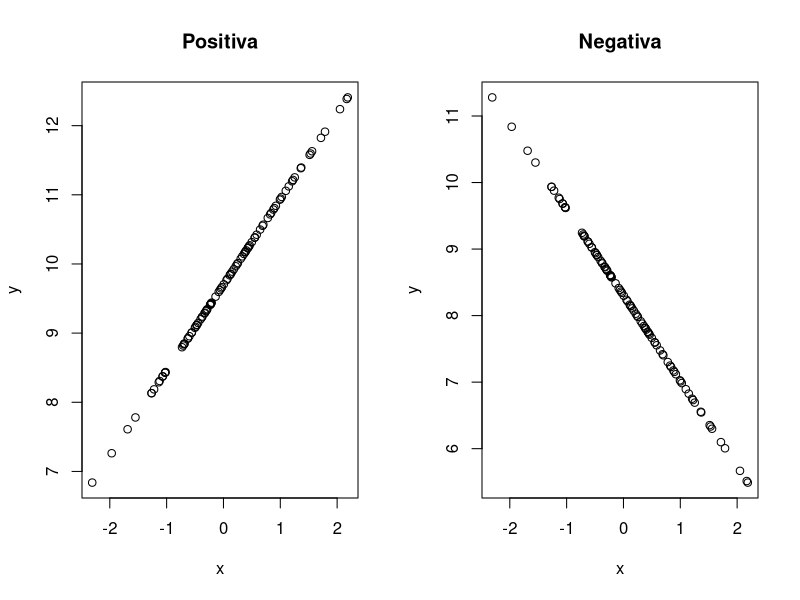
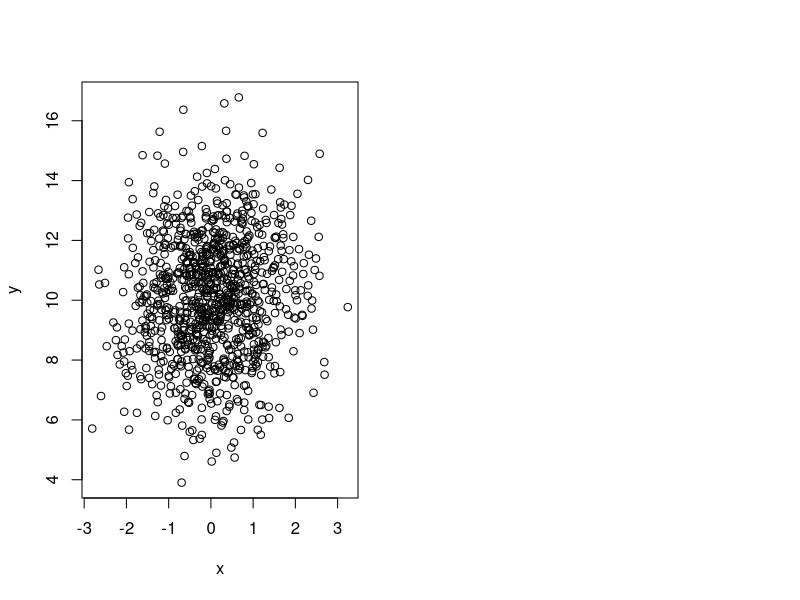

R code for these plots, in order:
## ---- chunk 1
knitr::opts_chunk$set(echo = TRUE)
## ---- chunk 2
knitr::include_graphics("https://upload.wikimedia.org/wikipedia/commons/0/02/Correlation_examples.png")
## ---- chunk 3
set.seed(123)
x <- rnorm(100)
y <- x * runif(1, 1, 2) + runif(1, 2, 10)
set.seed(123)
y2 <- -x * runif(1, 1, 2) + runif(1, 2, 10)

par(mfrow = c(1,2))
plot(x, y, main = "Positiva"); plot(x, y2, ylab = "y", main = "Negativa")
## ---- chunk 4
set.seed(123)
x <- rnorm(1000)
y <- rnorm(1000, 10, 2)
plot(x,y)
## ---- chunk 5
set.seed(123)
x <- rnorm(1000)
y1 <- x * sample(c(-1, 1), 1) + rnorm(1000, 0, 3)
y2 <- x * sample(c(-1, 1), 1) + rnorm(1000)
y3 <- x * sample(c(-1, 1), 1) + rnorm(1000, 0, 0.1)
## ---- chunk 6
xy1 <- sum(x * y1)
xy2 <- sum(x * y2)
xy3 <- sum(x * y3)
## ---- chunk 7
den1 <- sqrt(sum(x^2) * sum(y1^2))
den2 <- sqrt(sum(x^2) * sum(y2^2))
den3 <- sqrt(sum(x^2) * sum(y3^2))
## ---- chunk 8
xy1/den1
xy2/den2
xy3/den3
## ---- chunk 9
cor.test(x, y1)
cor.test(x, y2)
cor.test(x, y3)
